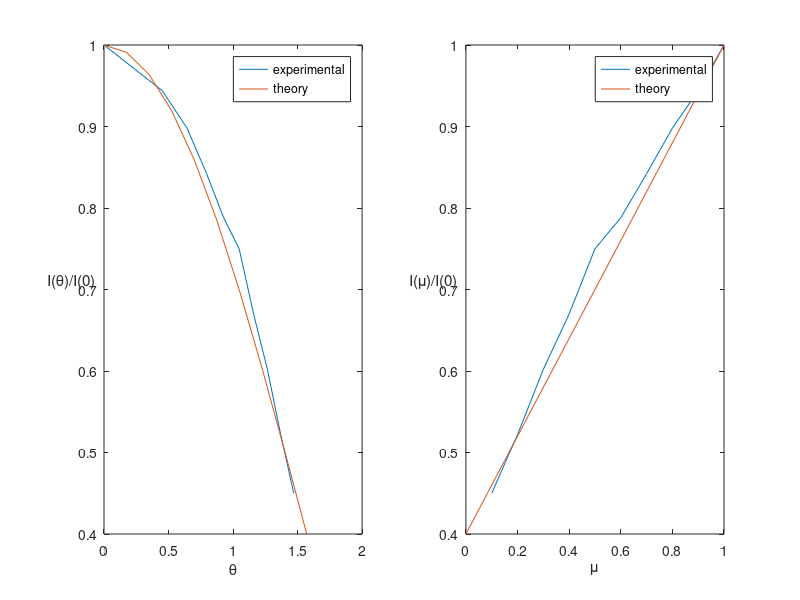

Write the MATLAB code that produced this figure.
close all
save = 1

% experimental data from Christensen, 2015 
data = [ 0, 1, 
     .45103, .944; 
     .64350, .898; 
     .79540, .842; 
     .92730, .788;
     1.04720, .750; 
     1.15928, .670; 
     1.26610, .602; 
     1.36944, .522;  
     1.47063, 0.45]
 
figure()
subplot(1,2,1)
plot(data(:,1),data(:,2))
 
% theoretical computation
theta = linspace(0,pi/2,10)
I = 2/5+3/5*cos(theta)
hold on, plot(theta,I)

% figure tuning
legend('experimental','theory')

xlabel('\theta')
ylabel('I(\theta)/I(0)','Rotation',0) 
  
subplot(1,2,2)
plot(cos(data(:,1)),data(:,2))

theta = linspace(0,pi/2,10)
I = 2/5+3/5*cos(theta)
hold on, plot(cos(theta),I)
 
legend('experimental','theory')
 
xlabel('\mu')
ylabel('I(\mu)/I(0)','Rotation',0) 

if save == 1
    saveas(gcf,'data/Eddington_limb_darkening.png')
end